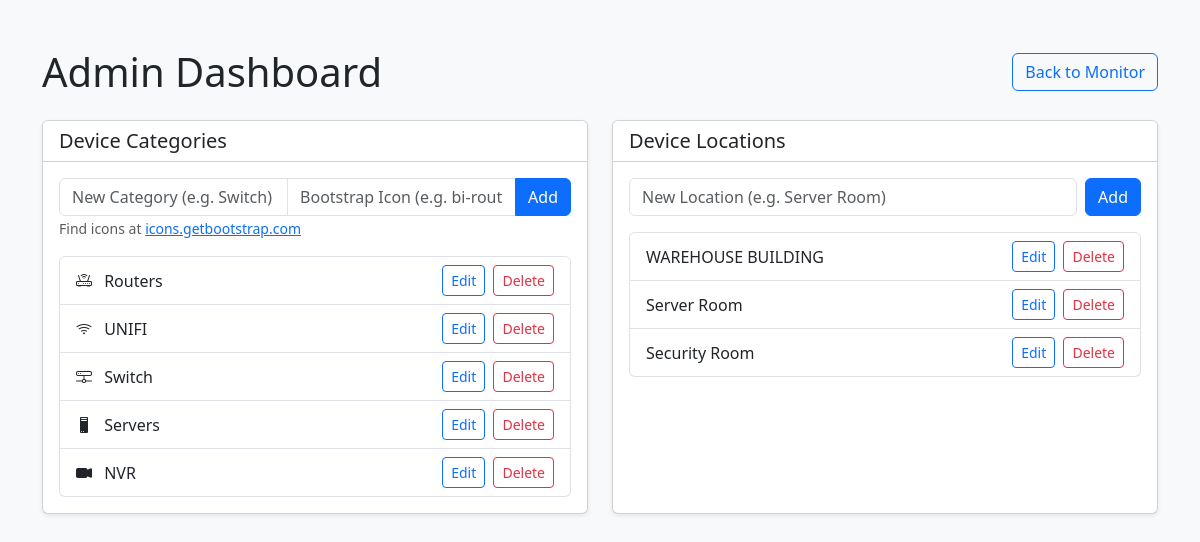
/admin, run on an earlier commit of the app's database.
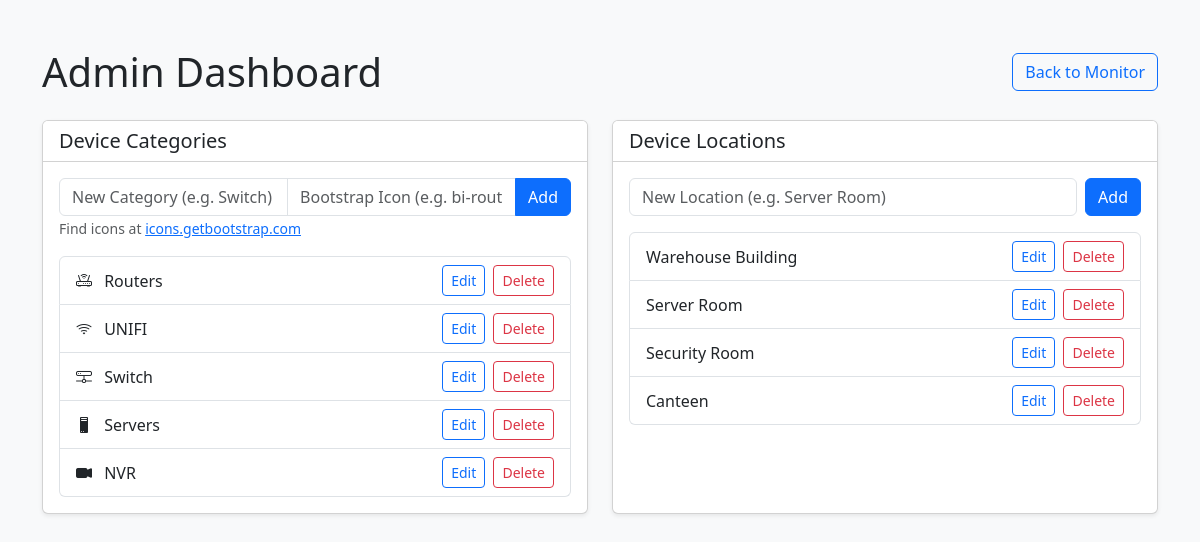
And on a later commit of the database.
### tables this page shows
CREATE TABLE categories (
            id INTEGER PRIMARY KEY AUTOINCREMENT,
            name TEXT NOT NULL UNIQUE
        , icon TEXT);

CREATE TABLE locations (
            id INTEGER PRIMARY KEY AUTOINCREMENT,
            name TEXT NOT NULL UNIQUE
        );

### app.py (the view)
@app.route('/admin')
def admin():
    conn = get_db_connection()
    categories = conn.execute('SELECT * FROM categories').fetchall()
    locations = conn.execute('SELECT * FROM locations').fetchall()
    conn.close()
    return render_template('admin.html', categories=categories, locations=locations)

### app.py (called while the page is built)
def get_db_connection():
    conn = sqlite3.connect(DB_PATH)
    conn.row_factory = sqlite3.Row
    return conn

### templates/admin.html (shortened to what this page needs)
<!DOCTYPE html>
<html lang="en">
<head>
    <link href="https://cdn.jsdelivr.net/npm/bootstrap@5.3.0/dist/css/bootstrap.min.css" rel="stylesheet">
    <link rel="stylesheet" href="https://cdn.jsdelivr.net/npm/bootstrap-icons@1.11.1/font/bootstrap-icons.css">
</head>
<body class="bg-light">
    <div class="container mt-5">
        <div class="d-flex justify-content-between align-items-center mb-4">
            <h1 class="mb-0">Admin Dashboard</h1>
            <a href="{{ url_for('index') }}" class="btn btn-outline-primary">Back to Monitor</a>
        </div>
        <div class="row">
            <div class="col-md-6 mb-4">
                <div class="card shadow-sm h-100">
                    <div class="card-header bg-white d-flex justify-content-between align-items-center">
                        <h5 class="mb-0">Device Categories</h5>
                    </div>
                    <div class="card-body">
                        <form action="{{ url_for('add_category') }}" method="POST" class="mb-3">
                            <div class="input-group">
                                <input type="text" name="name" class="form-control"
                                    placeholder="New Category (e.g. Switch)" required>
                                <input type="text" name="icon" class="form-control"
                                    placeholder="Bootstrap Icon (e.g. bi-router)">
                                <button type="submit" class="btn btn-primary">Add</button>
                            </div>
                            <small class="text-muted">Find icons at <a href="https://icons.getbootstrap.com/"
                                    target="_blank">icons.getbootstrap.com</a></small>
                        </form>
                        <ul class="list-group">
                            {% for category in categories %}
                            <li class="list-group-item d-flex justify-content-between align-items-center">
                                <span>
                                    {% if category.icon %}<i class="bi {{ category.icon }} me-2"></i>{% endif %}
                                    {{ category.name }}
                                </span>
                                <div>
                                    <button class="btn btn-sm btn-outline-primary me-1" data-bs-toggle="modal"
                                        data-bs-target="#editCategoryModal" data-id="{{ category.id }}"
                                        data-name="{{ category.name }}" data-icon="{{ category.icon }}">Edit</button>
                                    <a href="{{ url_for('delete_category', id=category.id) }}"
                                        class="btn btn-sm btn-outline-danger"
                                        onclick="return confirm('Delete this category? Devices using it will be unassigned.')">Delete</a>
                                </div>
                            </li>
                            {% else %}
                            <li class="list-group-item text-center text-muted">No categories defined.</li>
                            {% endfor %}
                        </ul>
                    </div>
                </div>
            </div>
            <div class="col-md-6 mb-4">
                <div class="card shadow-sm h-100">
                    <div class="card-header bg-white d-flex justify-content-between align-items-center">
                        <h5 class="mb-0">Device Locations</h5>
                    </div>
                    <div class="card-body">
                        <form action="{{ url_for('add_location') }}" method="POST" class="mb-3 d-flex gap-2">
                            <input type="text" name="name" class="form-control"
                                placeholder="New Location (e.g. Server Room)" required>
                            <button type="submit" class="btn btn-primary">Add</button>
                        </form>
                        <ul class="list-group">
                            {% for location in locations %}
                            <li class="list-group-item d-flex justify-content-between align-items-center">
                                {{ location.name }}
                                <div>
                                    <button class="btn btn-sm btn-outline-primary me-1" data-bs-toggle="modal"
                                        data-bs-target="#editLocationModal" data-id="{{ location.id }}"
                                        data-name="{{ location.name }}">Edit</button>
                                    <a href="{{ url_for('delete_location', id=location.id) }}"
                                        class="btn btn-sm btn-outline-danger"
                                        onclick="return confirm('Delete this location? Devices using it will be unassigned.')">Delete</a>
                                </div>
                            </li>
                            {% else %}
                            <li class="list-group-item text-center text-muted">No locations defined.</li>
                            {% endfor %}
                        </ul>
                    </div>
                </div>
            </div>
        </div>
    </div>
</body>
</html>

What changed in the data, as far as the page shows it:
changed locations: name "WAREHOUSE BUILDING" → "Warehouse Building"
added locations: name "Canteen"
